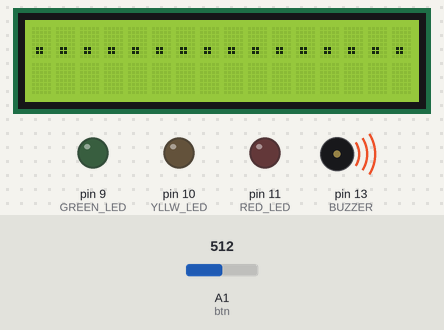
Simulated run of this sketch. Board: Arduino Mega 2560, built with avr-gcc and run on an emulated ATmega2560. On the bench: 16×2 character LCD, output pins drawn as LEDs (lit = HIGH), buzzer (waves = sounding, pin HIGH). The inputs (shaded band) are chosen by the test bench; at power-on: A1 (btn) = 512. Storage starts empty.

Above: at 9.0 s.
At 12.05 s:
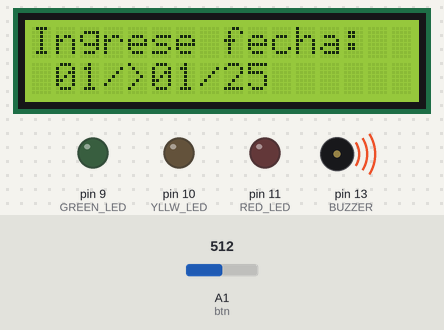
12.4 s: A1 (btn) set to 592
13.9 s: A1 (btn) set to 608
At 14.8 s:
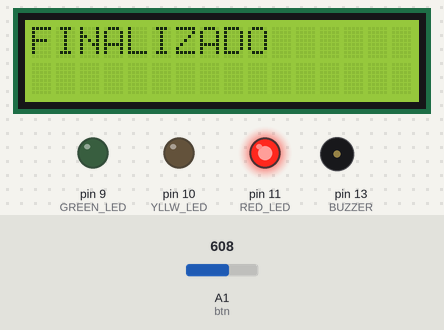
15.7 s: A1 (btn) set to 55
17.2 s: A1 (btn) set to 44
At 18.3 s:
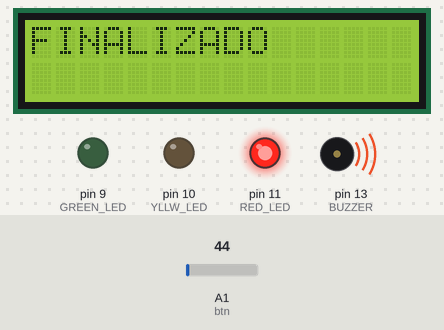
Timing chart, 0 to 19.7 s (numbered marks = the images above; inputs shaded):
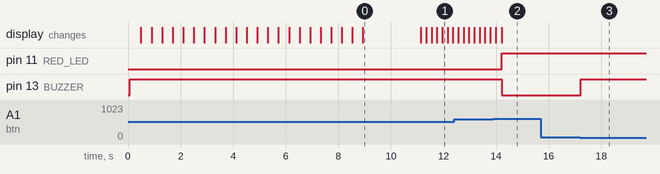

Measured:
- the behaviour switches between 600 and 601 on A1 (btn) (found by bisection; images 1 and 2)
- the behaviour switches between 50 and 49 on A1 (btn) (found by bisection; images 2 and 3)
- after the input at 13.9 s, pin 11 (RED_LED): LOW → HIGH after 0.30 s; pin 13 (BUZZER): HIGH → LOW after 0.30 s; the display: first changes after 0.09 s (image 2 shows a later state)
- after the input at 15.7 s, every drawn part: stays the same
- after the input at 17.2 s, pin 13 (BUZZER): LOW → HIGH at once
- what the display in image 0 shows lasts 2.2 s, from 8.9 s to 11.1 s

The sketch:

display.ino
```cpp
#include <LiquidCrystal.h>
#include <Arduino.h>
#include <math.h>
#include <SD.h>
#include <TimerThree.h>


// Display connections: 5V Y GROUND!!
// ---------------------------
// D4         ->  Pin 28 (rojo)
// D5         ->  Pin 26 (azul)
// D6         ->  Pin 24 (naranja)
// D7         ->  Pin 22 (verde)
// RS         ->  Pin 25 (blanco)
// E          ->  Pin 23 (amarillo)


// Conexiones:
// ---------------------------
// MOSI       ->  Pin 51
// MISO       ->  Pin 50
// SCK        ->  Pin 52
// CS         ->  Pin 53
// VCC        ->  5V
// GND        ->  GND

const int rs = 25, en = 23, d4 = 28, d5 = 26, d6 = 24, d7 = 22;
#define BATTERY_LEVEL A0
#define btn A1
#define CONFIG_THERMISTOR_ADC_PIN A2
#define CONFIG_THERMISTOR_RESISTOR 9890l //resistencia en serie con termistor
#define SD_CS_PIN 53

#define GREEN_LED 9
#define YLLW_LED 10
#define RED_LED 11
#define DOOR 12
#define BUZZER 13   // Pin del MODULADOR del buzzer (HIGH se apaga)

bool editingDate = false;  // flag to start editing the date
bool buzzerMuted = true;
int position = 0;  // selected field:  0: day, 1: month
int day = 1, month = 1; // starting date
const int year=25;


// time management
unsigned long currentTime; // time since the Arduino was initialized
unsigned long lastSample = 0;
const long freq = 3000; // 30 s
int status= 1; // to seee if temp is above or below setpoint


String selectedDate;

// Variables para temperatura
float ultimaTemperatura = 0.0; // Nueva variable global
uint32_t ultimaResistencia = 0;
bool recordingState= true;

// buttons dictionary:
#define btnRIGHT  0 // analog read: 2
#define btnUP     1 // analog read: 142
#define btnDOWN   2 // analog read: 336
#define btnLEFT   3 // analog read: 503
#define btnSELECT 4 // analog read: 723
#define btnNONE   5 // analog read: 1018 & 1019

LiquidCrystal lcd(rs, en, d4, d5, d6, d7);

void setup() {

  lcd.begin(16, 2); // LCD number of columns and rows

  pinMode(RED_LED, OUTPUT);
  pinMode(GREEN_LED, OUTPUT);
  pinMode(YLLW_LED, OUTPUT);
  pinMode(BUZZER, OUTPUT);
  digitalWrite(BUZZER, HIGH); // Apagado al inicio


  Serial.begin(9600); // intialize series comunication

  if (!SD.begin(SD_CS_PIN)) {
    Serial.println("Fallo al inicializar SD");
    lcd.setCursor(0, 0);
    lcd.print("SD Error");
    while (1);
  }

  welcomeMessage();

  lcd.clear();
  lcd.setCursor(0, 0);
  lcd.print("Ingrese fecha:");
  lcd.setCursor(0, 1);
  lcd.print(">01/ 01/25");

  editingDate = true; // Start editing date
}

// --------------- WELCOME MESSAGE ----------------
void welcomeMessage() {
  String message = "Bienvenido!! Iniciando...";
  lcd.clear();

  for (int i = 0; i < message.length(); i++) {
    lcd.setCursor(0, 0);
    lcd.print(message.substring(i));
    delay(400);  // Velocidad de scroll
  }
  delay(1000);
}

// --------------- READ KEYPAD ----------------
int read_lcd_buttons() {
  int val = analogRead(btn);
  if (val > 1000) return btnNONE;
  if (val < 50) return btnRIGHT;
  if (val > 50 && val < 200) return btnUP;
  if (val > 200 && val < 400) return btnDOWN;
  if (val > 400 && val < 600) return btnLEFT;
  if (val > 600 && val < 800) return btnSELECT;
  return btnNONE;
}

// --------------- EDIT POSITION ----------------
void editDate(int key) {
  if (!editingDate) return;
 if (key == btnRIGHT) {
    position = (position + 1) % 2;
  }
  if (key == btnLEFT) {
    position = (position - 1 + 2) % 2;
  }
  // Confirm date with SELECT
  if (key == btnSELECT) {
    selectedDate = String(day < 10 ? "0" : "") + String(day) + "-" + String(month < 10 ? "0" : "") + String(month) + "-25";
    editingDate = false; // exits edition mode
  }
}

// --------------- UPDATE DATE ----------------
void updateDate(int button) {
  switch (position) {
    case 0: // Day
      if (button == btnUP) {
        if (day < 31) day++;
        else day = 1;
      }
      if (button == btnDOWN) {
        if (day > 1) day--;
        else day = 31;
      }
      break;

    case 1: // Month
      if (button == btnUP) {
        if (month < 12) month++;
        else month = 1;
      }
      if (button == btnDOWN) {
        if (month > 1) month--;
        else month = 12;
      }
      break;
  }
}

// --------------- UPDATE DISPLAY ----------------
void displayData() {
  static bool lastState = true; // flag to only update display if there are changes
  if (editingDate) {
    lcd.setCursor(0, 1);

    // day
    if (position == 0) lcd.print(">"); else lcd.print(" ");
    lcd.print(day < 10 ? "0" : "");
    lcd.print(day);
    lcd.print("/");

    // month
    if (position == 1) lcd.print(">"); else lcd.print(" ");
    lcd.print(month < 10 ? "0" : "");
    lcd.print(month);
    lcd.print("/");

    // year
    lcd.print("25");
  }
  else if(recordingState){
    lcd.setCursor(0, 0);
    lcd.print(selectedDate);
    lcd.print("         ");
    lcd.setCursor(0, 1);
    lcd.print("Temp: ");
    lcd.print(ultimaTemperatura, 2);
    lcd.print(" C   ");
    lcd.print("        ");
  }
  else {
    if (lastState != recordingState) {
      lcd.clear();
      lcd.setCursor(0, 0);
      lcd.print("FINALIZADO");
      lastState = recordingState;

    }
  }
}
// --------------- READ NTC ----------------

int32_t thermistor_get_resistance(uint16_t adcval)
{
  return (CONFIG_THERMISTOR_RESISTOR * ((1023.0 / adcval) - 1));
}

float thermistor_get_temperature(int32_t resistance)
{
  float temp = log(resistance);
  temp = 1 / (0.0011487729471781924 + 0.0002291945054659473 * temp + 1.1834801498089633e-7 * temp * temp * temp);
  return (temp - 273.15);
}


// --------------- SAVE DATA AS CSV ----------------
void ntc_data(){
  uint32_t ultimaResistencia = thermistor_get_resistance(analogRead(CONFIG_THERMISTOR_ADC_PIN));
  ultimaTemperatura = thermistor_get_temperature(ultimaResistencia); // actualizamos la variable global
  if (ultimaTemperatura >= 14.0) status= 1;
  else if (ultimaTemperatura > 8) status= 2;
  else if (ultimaTemperatura >2) status= 0;

}


// --------------- SAVE DATA AS CSV ----------------
void saveSD(unsigned long t) {
  String fileName = selectedDate + String(".csv");
  File archivo = SD.open(fileName, FILE_WRITE);
  if (archivo) {
    archivo.print(t / 1000);
    archivo.print(",");
    archivo.println(ultimaTemperatura, 2);
    archivo.flush();
    archivo.close();
  } else {
    lcd.clear();
    lcd.print("Error al abrir archivo");
  }
}


// --------------- SET DATE LCD ----------------
void set_date_lcd(){
  int key = read_lcd_buttons();

  if (key != btnNONE) {
    if (editingDate) {
      editDate(key);       // Handle navigation and Select
      updateDate(key);     // Update date based on button input
      lcd.setCursor(0, 1); // Reset cursor to start of second line
      lcd.print("        "); // Clear the line (8 spaces for DD/MM/YY)
      displayData();       // Show the current date
    } else if (key == btnSELECT && recordingState ) {
      stopRecording(); // Stop recording with SELECT
    }else if (key == btnRIGHT && buzzerMuted ) {
      buzzerMuted= false;
      ledOutput(); // stop BUZZER with RIGHT
    }
    delay(200);           // Basic debounce to prevent multiple triggers
  }
}

// --------------- MANAGE LED ON/OFF ----------------
void ledOutput(){
  switch (status){
    case 0: // green on
      digitalWrite(RED_LED, LOW);
      digitalWrite(YLLW_LED, LOW);
      digitalWrite(GREEN_LED, HIGH);
      buzzerMuted = false; // resets the buzzer so if temperature desestabilizes again it can ring
      break;
    case 1: // red on
      digitalWrite(RED_LED, HIGH);
      digitalWrite(YLLW_LED, LOW);
      digitalWrite(GREEN_LED, LOW);
      if (!buzzerMuted) {
        digitalWrite(BUZZER, HIGH); // Buzzer encendido solo si no está muteado
      } else {
        digitalWrite(BUZZER, LOW); // Mantener apagado si lo mutearon
      }
      break;
    case 2: // yellow on
      digitalWrite(RED_LED, LOW);
      digitalWrite(YLLW_LED, HIGH);
      digitalWrite(GREEN_LED, LOW);
      buzzerMuted = false; // resets the buzzer so if temperature desestabilizes again it can ring
      break;
  }


}

// --------------- STOP RECORDING ----------------
void stopRecording() {
  // Último guardado para asegurar que no se pierdan datos
  saveSD(currentTime);
  recordingState = false; // Detener mediciones y guardado
  displayData(); // Mostrar mensaje de detenido
  return;
}

void loop() {
  set_date_lcd();

  currentTime= millis();
  if (!editingDate && recordingState) {
    // Medir temperatura
    if (lastSample == 0 || (currentTime - lastSample >= freq) ) {
      lastSample = currentTime;
      ntc_data();
      saveSD(currentTime);
      displayData();
      ledOutput();
      }
  }
  else if (!editingDate && !recordingState) {
    displayData();
  }
}
```
